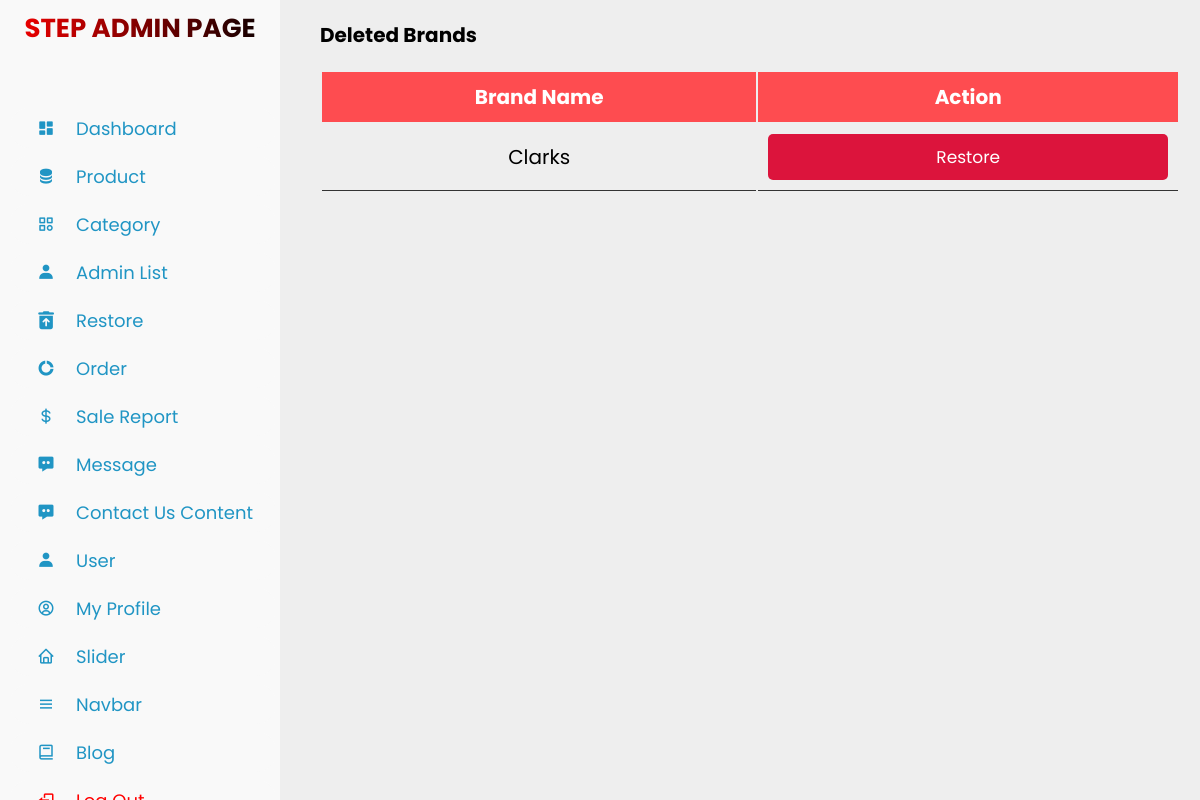
Page /admin_restore_brands.php on the earlier database version.
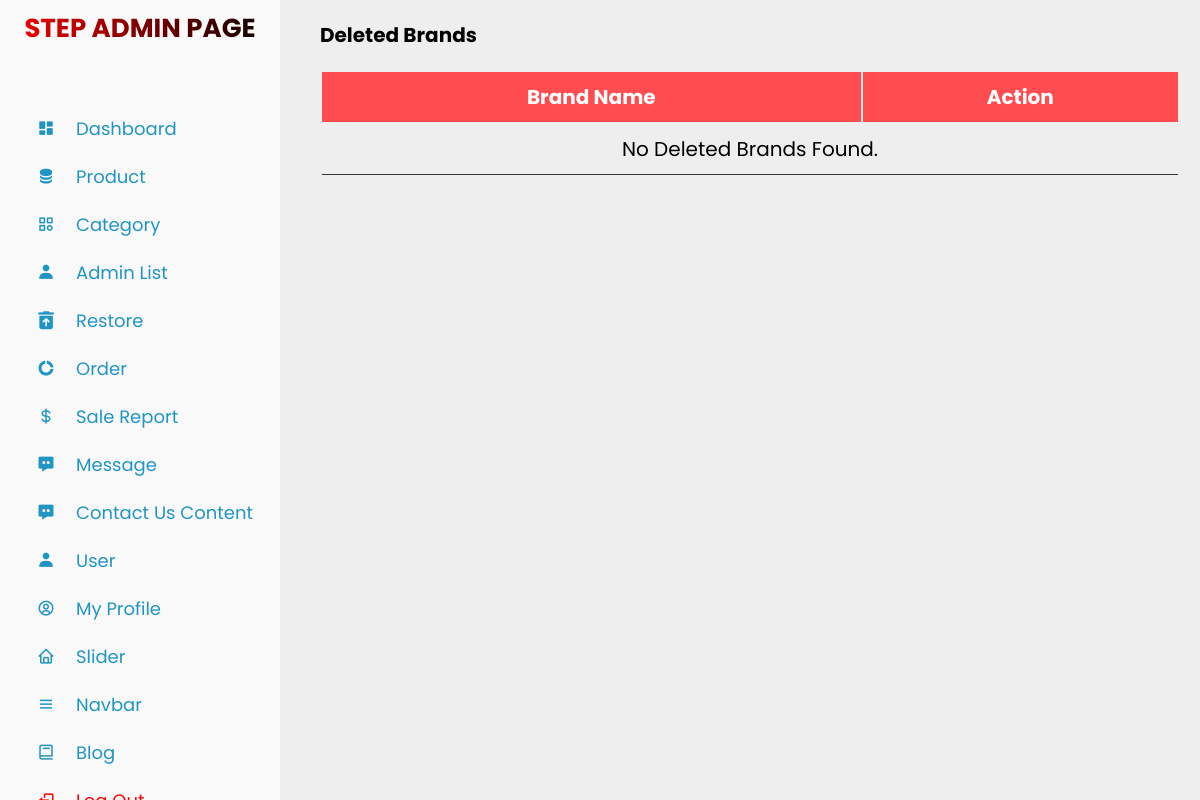
Same page on the later database version.
### tables this page shows
CREATE TABLE `deleted_brands` (
  `id` int(11) NOT NULL,
  `name` varchar(255) NOT NULL,
  `deleted_at` datetime DEFAULT current_timestamp()
);

### admin_restore_brands.php (the view, shortened to what this page needs)
<?php
include 'connect.php';
$stmt = $conn->prepare("SELECT * FROM deleted_brands");
$stmt->execute();
$deleted_brands = $stmt->fetchAll(PDO::FETCH_ASSOC);
?>
<!DOCTYPE html>
<html lang="en">
<head>
    <link rel="stylesheet" type="text/css" href="assets/css/admin_categories.css">
</head>
<body>
    <?php include 'sidebar.php'; ?>
    <div class="container">
        <h1>Deleted Brands</h1>
        <div class="product-display">
            <table class="product-display-table">
                <thead>
                    <tr>
                        <th>Brand Name</th>
                        <th>Action</th>
                    </tr>
                </thead>
                <tbody>
                    <?php if (empty($deleted_brands)): ?>
                        <tr>
                            <td colspan="2">No deleted brands found.</td>
                        </tr>
                    <?php else: ?>
                        <?php foreach ($deleted_brands as $deleted_brand): ?>
                            <tr>
                                <td><?= htmlspecialchars($deleted_brand['name']); ?></td>
                                <td>
                                    <a href="restore_brand.php?id=<?= htmlspecialchars($deleted_brand['id']); ?>" class="btn">Restore</a>
                                </td>
                            </tr>
                        <?php endforeach; ?>
                    <?php endif; ?>
                </tbody>
            </table>
        </div>
    </div>
</body>
</html>

Differences in the rows shown:
removed deleted_brands: name "Clarks"
Other differences:
text now shown: "No Deleted Brands Found."
